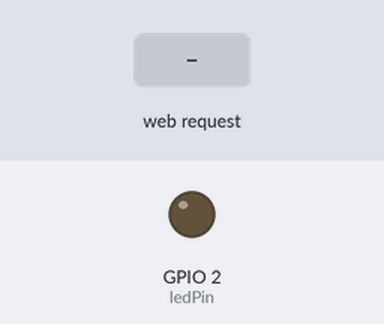
Recording of a sketch running on a simulated ESP8266 (NodeMCU). On the bench: output pins drawn as LEDs (lit = HIGH). The inputs (shaded band) are chosen by the test bench. WiFi joins after 1.5 s; servers stay silent unless stated; what the sketch prints to the serial monitor is not drawn.

Above: at 3.2 s.
3.3 s: HTTP request GET /LED_ON received
At 4.5 s:
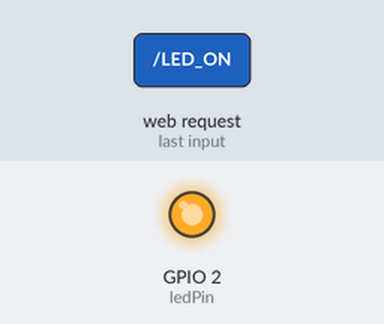
4.8 s: HTTP request GET /LED_OFF received
At 5.8 s:
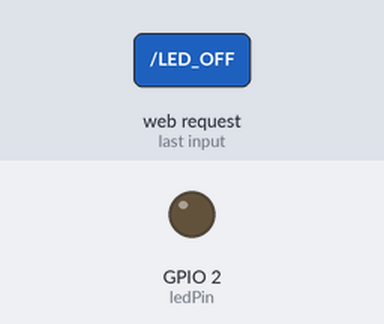
Timing chart, 0 to 7.8 s (numbered marks = the images above; inputs shaded):
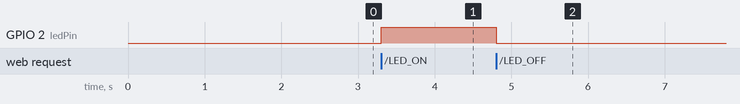

Measured:
- after the input at 3.3 s, GPIO 2 (ledPin): LOW → HIGH at once
- after the input at 4.8 s, GPIO 2 (ledPin): HIGH → LOW at once

The sketch:

ESP8266_ODDIY.ino
```cpp
#include <ESP8266WiFi.h>
#include <ESP8266WebServer.h>

// Wi-Fi tarmoq ma'lumotlari
const char* ssid = "WiFi_ismi";       // Wi-Fi ismi (SSID)
const char* password = "WiFi_parol";  // Wi-Fi paroli

ESP8266WebServer server(80);          // Web server 80-portda ishlaydi

const int ledPin = 2;                 // LED ulangan pin

void setup() {
  Serial.begin(115200);               // Serial monitor uchun baud rate

  // LED pinni chiqish pin sifatida o'rnatish
  pinMode(ledPin, OUTPUT);
  digitalWrite(ledPin, LOW);          // Dastlab LED o'chirilgan bo'ladi

  // Wi-Fi ga ulanish
  WiFi.begin(ssid, password);
  Serial.print("Wi-Fi ga ulanish...");

  // Wi-Fi ulanishini kutish
  while (WiFi.status() != WL_CONNECTED) {
    delay(1000);
    Serial.print(".");
  }

  // Wi-Fi ulandi
  Serial.println("");
  Serial.println("Wi-Fi ga ulandi");
  Serial.println("IP manzil: ");
  Serial.println(WiFi.localIP());     // ESP8266 ning IP manzilini chop etish

  // Veb sahifa uchun marshrutlar o'rnatish
  server.on("/", handleRoot);         // Asosiy sahifa
  server.on("/LED_ON", handleLEDOn);  // LEDni yoqish
  server.on("/LED_OFF", handleLEDOff);// LEDni o'chirish

  server.begin();                     // Web serverni ishga tushirish
  Serial.println("Web server boshlandi.");
}

void loop() {
  server.handleClient();              // Kiruvchi mijozlarni boshqarish
}

// Veb sahifa
void handleRoot() {
  String html = "<html><body><h1>LEDni boshqarish</h1><p><a href=\"/LED_ON\">Yoqish</a></p><p><a href=\"/LED_OFF\">O'chirish</a></p></body></html>";
  server.send(200, "text/html", html); // Veb sahifani ko'rsatish
}

// LEDni yoqish
void handleLEDOn() {
  digitalWrite(ledPin, HIGH);         // LED yoqish
  server.send(200, "text/html", "<h1>LED Yoqildi</h1><p><a href=\"/\">Orqaga</a></p>"); // Javob
}

// LEDni o'chirish
void handleLEDOff() {
  digitalWrite(ledPin, LOW);          // LED o'chirish
  server.send(200, "text/html", "<h1>LED O'chirildi</h1><p><a href=\"/\">Orqaga</a></p>"); // Javob
}
```
